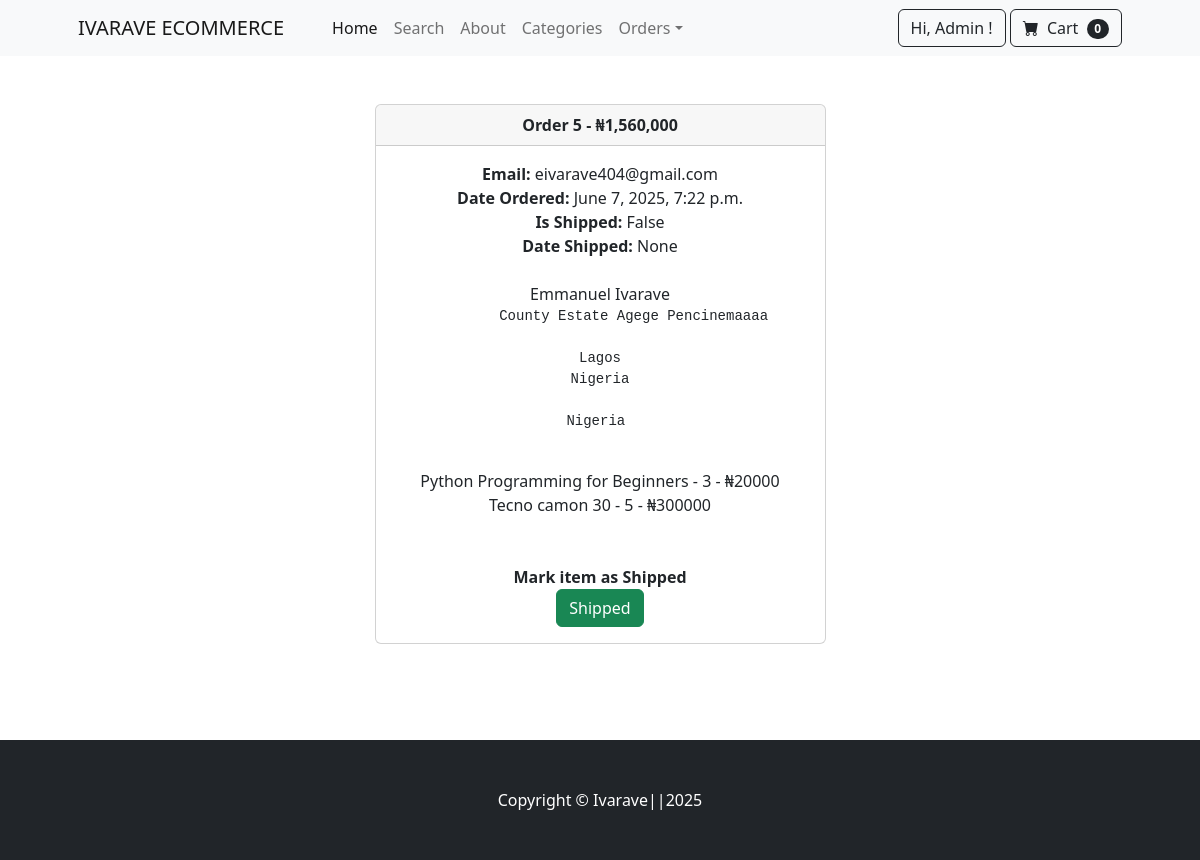
The app's page /payment/orders/5 (signed in) with its own data.
### payment/models.py (models this page shows, shortened)
class Order(models.Model):
    user  = models.ForeignKey(User, on_delete=models.CASCADE, null=True, blank=True)
    name = models.CharField(max_length=200)
    email = models.EmailField(max_length=200)
    phone = models.CharField(max_length=200)
    shipping_address = models.TextField(max_length=15000)
    amount_paid = models.DecimalField(max_digits = 10, decimal_places=0)
    date_ordered = models.DateTimeField(auto_now_add=True)
    shipped = models.BooleanField(default =False)
    date_shipped = models.DateTimeField(blank=True, null=True)

class OrderItem(models.Model):
    user = models.ForeignKey(User, on_delete=models.CASCADE, null=True, blank=True)
    order = models.ForeignKey(Order, on_delete=models.CASCADE, null=True)
    product = models.ForeignKey(Product, on_delete=models.CASCADE, null=True)
    quantity = models.PositiveBigIntegerField(default=1)
    price = models.DecimalField(max_digits=10, decimal_places=0)

### store/models.py (models this page shows)
class Product(models.Model):
    name = models.CharField(max_length=100)
    price = models.DecimalField(max_digits=10, decimal_places=2, default=0.00)
    description = models.CharField(max_length=100, default="", blank=True, null=True)
    category = models.ForeignKey(Category, on_delete=models.CASCADE,default =1)
    image = models.ImageField(upload_to='uploads/product/')
    is_sale = models.BooleanField(default=False)
    sale_price = models.CharField(max_length=100, default="0", blank=True, null=True)
    def __str__(self):
        return self.name

### payment/views.py (the view, shortened to what this page needs)
# urls.py: path('orders/<int:pk>',views.orders,name ="orders"),
def orders(request,pk):
    if request.user.is_authenticated and request.user.is_superuser:
        order = Order.objects.get(id=pk)
        items = OrderItem.objects.filter(order=pk)
        return render (request, 'payment/orders.html',{"order":order,"items":items})
    else:
        messages.error(request, 'Access denied')
        return redirect('home')

### cart/cart.py (called while the page is built)
    def __len__(self):
        return len(self.cart)

### cart/context_processors.py (called while the page is built)
def cart(request):
    return {'cart': Cart(request)}

### payment/templates/payment/orders.html (shortened to what this page needs)
{% extends 'base.html' %}
{% load humanize %}
{% block content %}
<div class="container my-5">
  <div class="row justify-content-center">
    <div class="col-md-5">
<div class="card justify-content-center">
  <div class="card-header text-center  ">
    <b>Order {{order.id}} - ₦{{order.amount_paid|intcomma}}</b>
  </div>
  <div class="card-body text-center">
    <b>Email:</b> {{ order.email }}<br>
    {% if order.date_shipped %}
    <b>Date Ordered: </b> {{ order.date_ordered }} <br>
    <b>Is Shipped: </b> {{ order.shipped}} <br>
    <b>Date Shipped: </b>{{order.date_shipped}} <br><br>
    {% else %}
    <b> Date Ordered: </b> {{ order.date_ordered }} <br>
    <b>Is Shipped: </b> {{ order.shipped}} <br>
    <b>Date Shipped: </b>{{order.date_shipped}} <br><br>
    {% endif %}
    {{ order.name }} <br>
    <pre>
        {{ order.shipping_address }}
    </pre>
    {% for item in items %}
        {{ item.product }} - {{ item.quantity }} - ₦{{ item.price }} <br>
    {% endfor %}
    <br><br>
    {% if not order.shipped %}
    <b>Mark item as Shipped</b>
    <form method="POST">
        <button type="submit" class="btn btn-success" >Shipped</button>
    </form>
    {% endif %}
  </div>
</div>
<br><br>
    </div>
  </div>
</div>
{% endblock %}

### store/templates/navbar.html (shortened to what this page needs)
<nav class="navbar navbar-expand-lg navbar-light bg-light">
    <div class="container px-4 px-lg-5">
        <a class="navbar-brand" href="{% url 'home' %}">IVARAVE ECOMMERCE</a>
        <div class="collapse navbar-collapse" id="navbarSupportedContent">
            <ul class="navbar-nav me-auto mb-2 mb-lg-0 ms-lg-4">
                <li class="nav-item"><a class="nav-link active" aria-current="page" href="{% url 'home' %}">Home</a></li>
                <li class="nav-item"><a class="nav-link" href="{% url 'search' %}">Search</a></li>
                <li class="nav-item"><a class="nav-link" href="{% url 'about' %}">About</a></li>
                <li class="nav-item"><a class="nav-link" href="{% url 'category_summary' %}">Categories</a></li>
                {% if user.is_authenticated %}
                    {% if user.is_superuser %}
                    <li class="nav-item dropdown">
                    <a class="nav-link dropdown-toggle" id="navbarDropdown" href="#" role="button" data-bs-toggle="dropdown" aria-expanded="false">Orders</a>
                    </li>
                    {% endif %}
            </ul>
            <form class="d-flex">
                <a  href = "{% url 'profile' %} "class="btn btn-outline-dark" type="submit" >
                    Hi, {{ user.username }} !
                </a>
                {% endif %}
                <a href="{% url 'cart_summary' %}" class="btn btn-outline-dark">
                    <i class="bi-cart-fill me-1"></i>
                    Cart
                    <span class="badge bg-dark text-white ms-1 rounded-pill" id ="cart_quantity">{{ cart|length }}</span>
                </a>
            </form>
        </div>
    </div>
</nav>

### records on screen
Order: id "5", amount_paid "1,560,000", email "eivarave404@gmail.com", date_ordered "June 7, 2025, 7:22 p.m.", shipped "False", date_shipped "None", name "Emmanuel Ivarave", shipping_address "County Estate Agege Pencinemaaaa Lagos Nigeria Nigeria"
OrderItem: product "Python Programming for Beginners", quantity "3", price "20000"
OrderItem: product "Tecno camon 30", quantity "5", price "300000"

### other values on screen
{{ user.username }} "Admin"
{{ cart|length }} "0"
